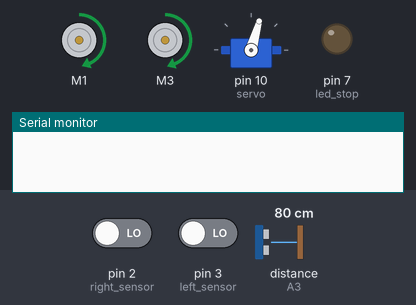
The sketch below on a simulated Arduino Uno, built with avr-gcc and run on an emulated ATmega328P. Shown: 2 × DC motor (green arrow = forward, orange = backward, longer = faster), servo, output pins drawn as LEDs (lit = HIGH), the last lines printed to the serial monitor. Dashed ring = blinking. The inputs (shaded band) are chosen by the test bench; at power-on: distance to the obstacle (sensor on A3) 80 cm, pin 2 (right_sensor) LOW, pin 3 (left_sensor) LOW. The echo pulse lasts 58.3 µs per cm.

Above: at 1.2 s.
1.3 s: distance to the obstacle (sensor on A3) set to 18 cm
2.8 s: distance to the obstacle (sensor on A3) set to 14 cm
At 3.3 s:
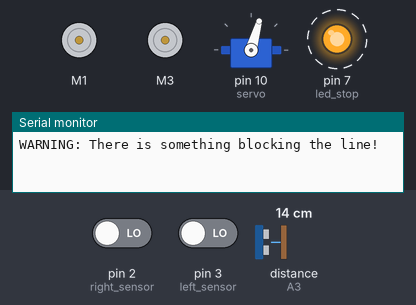
5.8 s: distance to the obstacle (sensor on A3) set to 35 cm
At 6.8 s:
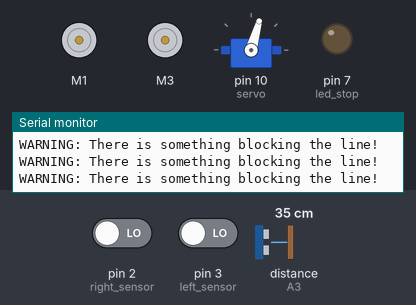
8.5 s: pin 2 (right_sensor) driven HIGH
At 9.1 s:
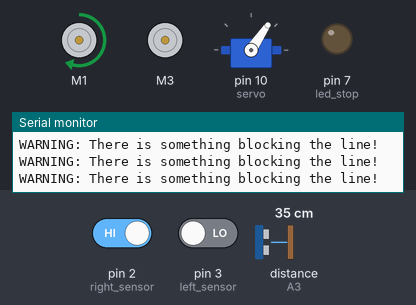
10.1 s: pin 3 (left_sensor) driven HIGH
At 10.6 s:
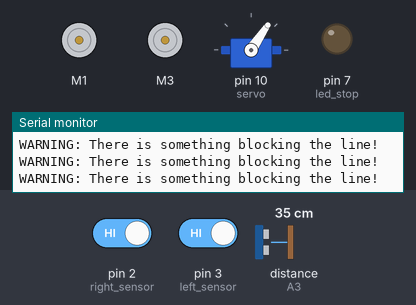
11.6 s: pin 2 (right_sensor) driven LOW
At 12.6 s:
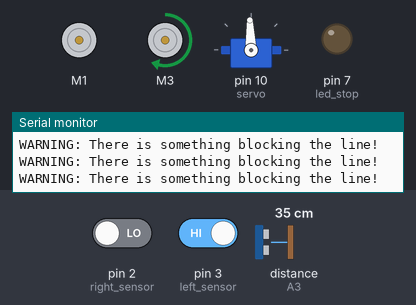
Timing chart, 0 to 14.2 s (numbered marks = the images above; inputs shaded):
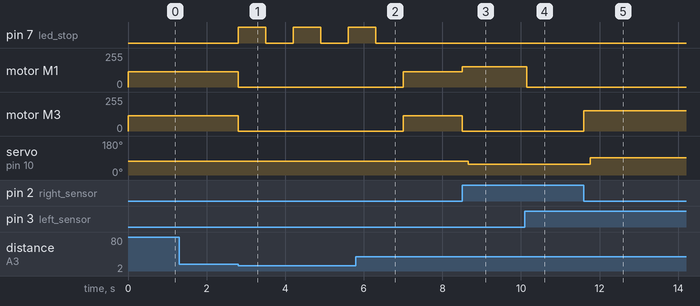

The sketch:

LineFollowerRobot_digital_new.ino
```cpp
#include <AFMotor.h>
#include <Servo.h>
#include <NewPing.h>

//This code is used for digital sensors (Which use emittor to emit infrared waves
//and if there is a surface in front of the sensor, the waves will reflect to the collector
//Vout = LOW
//Otherwise, if there is no wave back (all of them are absorted by black line or there is no surface to reflect to collector)
//The digital value is HIGH (detect black line or there is not wave back)

//Digital sensors work as the same way to analog but output resuls are LOW or HIGH

// initialize motors, ultra sonic sensor and servo, bluetooth (demo) in further step, we probably send message through Raspberry

AF_DCMotor motor1(1);
AF_DCMotor motor2(3);
Servo servo;

#define TRIGGER_PIN A2
#define ECHO_PIN A3
#define max_distance 80
NewPing ultrasonic(TRIGGER_PIN, ECHO_PIN, max_distance);

//initialize sensors
const int right_sensor = 2;
const int left_sensor = 3;
const int led_stop = 7;

//initialize some params
//Obstacle distance
const int threshold_obj = 15;

//Speed
const int speed_forward = 113;
//if normal power: 113
const int speed_turn = 153;
//if normal power: 163

//Angle for servo
const int init_angle = 74;
const int angle_left = init_angle + 18;
const int angle_right = init_angle - 18;
const int time_to_rotate = 2;
const int time_to_rotate_forward = 35;


int left_consecutive = 0;
int right_consecutive = 0;
//0.7 ms for 1 loop -> 10
int forward_consecutive = 0;

//long start = micros();
//long duration;
//Algorithm
//We design the robot so that the black line is between two sensor (left & right)
//If the right sensor activates, the robot turns right
//In contrast, it turns leftz
//Otherwise, it goes straight ahead

void setup()
{
  Serial.begin(9600);
  //Stop motor
  motor1.run(RELEASE);
  motor2.run(RELEASE);
  //Initialize pins of sensor and led on arduino
  pinMode(left_sensor,INPUT);
  pinMode(right_sensor,INPUT);
  pinMode(led_stop, OUTPUT);
  digitalWrite(led_stop, LOW);
  servo.attach(10);
  servo.write(init_angle);

  // Activate bluetooth communication
//  while(true){
//    if (Serial.available() > 0){
//      if (Serial.read() == '1'){
//        Serial.println("Bluetooth connected!");
//        delay(1000);
//        break;
//      }
//    }
//  }
}

void loop()
{
  if((digitalRead(right_sensor) == HIGH) && (digitalRead(left_sensor) == HIGH))
  {
    Stop();
  }
  //Right sensor detects black line -> turn right
  //Servo turn left or right if the robot turns (2 consecutive left --> servo turn left)
  else if(digitalRead(right_sensor) == HIGH)
  {
    if (right_consecutive > time_to_rotate){
      servo.write(angle_right);
    }
    DetectObj();
    right();
    right_consecutive++;
    left_consecutive = 0;
    forward_consecutive = 0;
    delay(50);
  }
  //Turn left
  else if(digitalRead(left_sensor) == HIGH)
  {
    if (left_consecutive > time_to_rotate){
      servo.write(angle_left);
    }
    DetectObj();
    left();
    left_consecutive++;
    right_consecutive = 0;
    forward_consecutive = 0;
    delay(50);
  }
  //Go forward
  else
  {
    if (forward_consecutive > time_to_rotate_forward){
      servo.write(init_angle);
    }
    forward_consecutive++;
    right_consecutive = 0;
    left_consecutive = 0;
    DetectObj();
    forward();
//    Functional test
//    duration = micros() - start;
//    Serial.println(duration);
  }
}
//For testing:
//  Serial.print("Left sensor:");
//  Serial.println(analogRead(left_sensor));
//  Serial.print("Right sensor:");
//  Serial.println(analogRead(right_sensor));


void DetectObj(){
  int distance;
  boolean detected_obj;
  distance = getDistance();
  //Serial.println(distance); //(functional test)

  if (distance > threshold_obj){
    detected_obj = false;
    digitalWrite(led_stop, LOW);
  }
  else{
    detected_obj = true;
  }
  if (detected_obj == true)
  {
    Stop();
    //Send message
    Serial.println("WARNING: There is something blocking the line!");
    digitalWrite(led_stop, HIGH);
    delay(700);
    digitalWrite(led_stop, LOW);
    delay(700);
    DetectObj();
  }
}

int getDistance(){
  int cm;
  cm = ultrasonic.ping_cm();
  if (cm == 0){
    cm = 100; //Out of range (max_distance) -> dis = 0
  }
  return cm;
}


//Note: the speed of motors is not the same, therefore,
//we determine a different value of these motors with an expectation that it would be more stable

void forward(){
  motor1.run(FORWARD);
  motor2.run(FORWARD);
  motor1.setSpeed(speed_forward);
  motor2.setSpeed(speed_forward+2);
}


void back(){
  motor1.run(BACKWARD);
  motor2.run(BACKWARD);
  motor1.setSpeed(speed_forward);
  motor2.setSpeed(speed_forward);
}

void left(){
  motor1.run(RELEASE);
  motor2.run(FORWARD);
  motor2.setSpeed(speed_turn);
}

void right(){
  motor1.run(FORWARD);
  motor2.run(RELEASE);
  motor1.setSpeed(speed_turn);
}

void Stop(){
  motor1.run(RELEASE);
  motor2.run(RELEASE);
}
```

Measured:
- the behaviour switches between 16 and 15 cm on distance to the obstacle (sensor on A3) (found by bisection; images 0 and 1)
- after the input at 1.3 s, every drawn part: stays the same
- after the input at 2.8 s, pin 7 (led_stop): alternates HIGH for 0.70 s and LOW for 0.70 s, starting at once; motor M1: forward 113/255 → stopped at once; motor M3: forward 115/255 → stopped at once
- after the input at 5.8 s, pin 7 (led_stop): goes on until 6.3 s, then stays LOW; motor M1: stopped → forward 113/255 after 1.2 s; motor M3: stopped → forward 115/255 after 1.2 s
- after the input at 8.5 s, motor M1: forward 113/255 → forward 153/255 at once; motor M3: forward 115/255 → stopped at once; servo on pin 10 (servo): 74° → 56° after 0.16 s
- after the input at 10.1 s, motor M1: forward 153/255 → stopped at once
- after the input at 11.6 s, motor M3: stopped → forward 153/255 at once; servo on pin 10 (servo): 56° → 92° after 0.16 s
